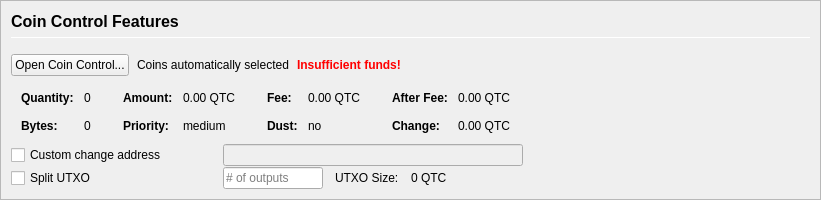
         <widget class="QFrame" name="frameCoinControl">
          <property name="sizePolicy">
           <sizepolicy hsizetype="Expanding" vsizetype="Expanding">
            <horstretch>0</horstretch>
            <verstretch>0</verstretch>
           </sizepolicy>
          </property>
          <property name="maximumSize">
           <size>
            <width>16777215</width>
            <height>16777215</height>
           </size>
          </property>
          <property name="frameShape">
           <enum>QFrame::StyledPanel</enum>
          </property>
          <property name="frameShadow">
           <enum>QFrame::Sunken</enum>
          </property>
          <layout class="QVBoxLayout" name="verticalLayoutCoinControl2">
           <property name="spacing">
            <number>0</number>
           </property>
           <property name="leftMargin">
            <number>0</number>
           </property>
           <property name="topMargin">
            <number>0</number>
           </property>
           <property name="rightMargin">
            <number>0</number>
           </property>
           <property name="bottomMargin">
            <number>0</number>
           </property>
           <item>
            <widget class="QFrame" name="frameCoinControl_BG">
             <layout class="QVBoxLayout" name="verticalLayoutCoinControl" stretch="0,0,0,0,0,0">
              <property name="spacing">
               <number>1</number>
              </property>
              <property name="leftMargin">
               <number>10</number>
              </property>
              <property name="topMargin">
               <number>10</number>
              </property>
              <item>
               <layout class="QHBoxLayout" name="horizontalLayoutCoinControl1">
                <property name="bottomMargin">
                 <number>15</number>
                </property>
                <item>
                 <layout class="QVBoxLayout" name="verticalLayout_3">
                  <property name="spacing">
                   <number>6</number>
                  </property>
                  <item>
                   <widget class="QLabel" name="labelCoinControlFeatures">
                    <property name="sizePolicy">
                     <sizepolicy hsizetype="Preferred" vsizetype="Maximum">
                      <horstretch>0</horstretch>
                      <verstretch>0</verstretch>
                     </sizepolicy>
                    </property>
                    <property name="minimumSize">
                     <size>
                      <width>0</width>
                      <height>20</height>
                     </size>
                    </property>
                    <property name="font">
                     <font>
                      <pointsize>12</pointsize>
                      <weight>75</weight>
                      <bold>true</bold>
                     </font>
                    </property>
                    <property name="styleSheet">
                     <string notr="true">font-weight:bold;</string>
                    </property>
                    <property name="text">
                     <string>Coin Control Features</string>
                    </property>
                   </widget>
                  </item>
                  <item>
                   <widget class="Line" name="line">
                    <property name="minimumSize">
                     <size>
                      <width>0</width>
                      <height>1</height>
                     </size>
                    </property>
                    <property name="maximumSize">
                     <size>
                      <width>16777215</width>
                      <height>1</height>
                     </size>
                    </property>
                    <property name="orientation">
                     <enum>Qt::Horizontal</enum>
                    </property>
                   </widget>
                  </item>
                 </layout>
                </item>
               </layout>
              </item>
              <item>
               <layout class="QHBoxLayout" name="horizontalLayoutCoinControl2" stretch="0,0,0,0">
                <property name="spacing">
                 <number>8</number>
                </property>
                <property name="bottomMargin">
                 <number>10</number>
                </property>
                <item>
                 <widget class="QPushButton" name="pushButtonCoinControl">
                  <property name="styleSheet">
                   <string notr="true"/>
                  </property>
                  <property name="text">
                   <string>Open Coin Control...</string>
                  </property>
                  <property name="autoDefault">
                   <bool>false</bool>
                  </property>
                 </widget>
                </item>
                <item>
                 <widget class="QLabel" name="labelCoinControlAutomaticallySelected">
                  <property name="text">
                   <string>Coins automatically selected</string>
                  </property>
                  <property name="margin">
                   <number>5</number>
                  </property>
                 </widget>
                </item>
                <item>
                 <widget class="QLabel" name="labelCoinControlInsuffFunds">
                  <property name="font">
                   <font>
                    <weight>75</weight>
                    <bold>true</bold>
                   </font>
                  </property>
                  <property name="styleSheet">
                   <string notr="true">color:red;font-weight:bold;</string>
                  </property>
                  <property name="text">
                   <string>Insufficient funds!</string>
                  </property>
                  <property name="margin">
                   <number>5</number>
                  </property>
                 </widget>
                </item>
                <item>
                 <spacer name="horizontalSpacerCoinControl">
                  <property name="orientation">
                   <enum>Qt::Horizontal</enum>
                  </property>
                  <property name="sizeHint" stdset="0">
                   <size>
                    <width>40</width>
                    <height>1</height>
                   </size>
                  </property>
                 </spacer>
                </item>
               </layout>
              </item>
              <item>
               <widget class="QWidget" name="widgetCoinControl" native="true">
                <property name="sizePolicy">
                 <sizepolicy hsizetype="Preferred" vsizetype="Preferred">
                  <horstretch>0</horstretch>
                  <verstretch>0</verstretch>
                 </sizepolicy>
                </property>
                <property name="minimumSize">
                 <size>
                  <width>0</width>
                  <height>0</height>
                 </size>
                </property>
                <property name="styleSheet">
                 <string notr="true"/>
                </property>
                <layout class="QHBoxLayout" name="horizontalLayoutCoinControl5">
                 <property name="leftMargin">
                  <number>0</number>
                 </property>
                 <property name="topMargin">
                  <number>0</number>
                 </property>
                 <property name="rightMargin">
                  <number>0</number>
                 </property>
                 <property name="bottomMargin">
                  <number>0</number>
                 </property>
                 <item>
                  <layout class="QHBoxLayout" name="horizontalLayoutCoinControl3" stretch="0,0,0,1">
                   <property name="spacing">
                    <number>20</number>
                   </property>
                   <property name="topMargin">
                    <number>0</number>
                   </property>
                   <property name="bottomMargin">
                    <number>10</number>
                   </property>
                   <item>
                    <layout class="QFormLayout" name="formLayoutCoinControl1">
                     <property name="horizontalSpacing">
                      <number>10</number>
                     </property>
                     <property name="verticalSpacing">
                      <number>14</number>
                     </property>
                     <property name="leftMargin">
                      <number>10</number>
                     </property>
                     <property name="topMargin">
                      <number>4</number>
                     </property>
                     <property name="rightMargin">
                      <number>6</number>
                     </property>
                     <item row="0" column="0">
                      <widget class="QLabel" name="labelCoinControlQuantityText">
                       <property name="font">
                        <font>
                         <weight>75</weight>
                         <bold>true</bold>
                        </font>
                       </property>
                       <property name="text">
                        <string>Quantity:</string>
                       </property>
                       <property name="margin">
                        <number>0</number>
                       </property>
                      </widget>
                     </item>
                     <item row="0" column="1">
                      <widget class="QLabel" name="labelCoinControlQuantity">
                       <property name="cursor">
                        <cursorShape>IBeamCursor</cursorShape>
                       </property>
                       <property name="contextMenuPolicy">
                        <enum>Qt::ActionsContextMenu</enum>
                       </property>
                       <property name="text">
                        <string notr="true">0</string>
                       </property>
                       <property name="margin">
                        <number>0</number>
                       </property>
                       <property name="textInteractionFlags">
                        <set>Qt::LinksAccessibleByMouse|Qt::TextSelectableByKeyboard|Qt::TextSelectableByMouse</set>
                       </property>
                      </widget>
                     </item>
                     <item row="1" column="0">
                      <widget class="QLabel" name="labelCoinControlBytesText">
                       <property name="font">
                        <font>
                         <weight>75</weight>
                         <bold>true</bold>
                        </font>
                       </property>
                       <property name="text">
                        <string>Bytes:</string>
                       </property>
                      </widget>
                     </item>
                     <item row="1" column="1">
                      <widget class="QLabel" name="labelCoinControlBytes">
                       <property name="cursor">
                        <cursorShape>IBeamCursor</cursorShape>
                       </property>
                       <property name="contextMenuPolicy">
                        <enum>Qt::ActionsContextMenu</enum>
                       </property>
                       <property name="text">
                        <string notr="true">0</string>
                       </property>
                       <property name="textInteractionFlags">
                        <set>Qt::LinksAccessibleByMouse|Qt::TextSelectableByKeyboard|Qt::TextSelectableByMouse</set>
                       </property>
                      </widget>
                     </item>
                    </layout>
                   </item>
                   <item>
                    <layout class="QFormLayout" name="formLayoutCoinControl2">
                     <property name="horizontalSpacing">
                      <number>10</number>
                     </property>
                     <property name="verticalSpacing">
                      <number>14</number>
                     </property>
                     <property name="leftMargin">
                      <number>6</number>
                     </property>
                     <property name="topMargin">
                      <number>4</number>
                     </property>
                     <property name="rightMargin">
                      <number>6</number>
                     </property>
                     <item row="0" column="0">
                      <widget class="QLabel" name="labelCoinControlAmountText">
                       <property name="font">
                        <font>
                         <weight>75</weight>
                         <bold>true</bold>
                        </font>
                       </property>
                       <property name="text">
                        <string>Amount:</string>
                       </property>
                       <property name="margin">
                        <number>0</number>
                       </property>
                      </widget>
                     </item>
                     <item row="0" column="1">
                      <widget class="QLabel" name="labelCoinControlAmount">
                       <property name="cursor">
                        <cursorShape>IBeamCursor</cursorShape>
                       </property>
                       <property name="contextMenuPolicy">
                        <enum>Qt::ActionsContextMenu</enum>
                       </property>
                       <property name="text">
                        <string notr="true">0.00 QTC</string>
                       </property>
                       <property name="textInteractionFlags">
                        <set>Qt::LinksAccessibleByMouse|Qt::TextSelectableByKeyboard|Qt::TextSelectableByMouse</set>
                       </property>
                      </widget>
                     </item>
                     <item row="1" column="0">
                      <widget class="QLabel" name="labelCoinControlPriorityText">
                       <property name="font">
                        <font>
                         <weight>75</weight>
                         <bold>true</bold>
                        </font>
                       </property>
                       <property name="text">
                        <string>Priority:</string>
                       </property>
                      </widget>
                     </item>
                     <item row="1" column="1">
                      <widget class="QLabel" name="labelCoinControlPriority">
                       <property name="cursor">
                        <cursorShape>IBeamCursor</cursorShape>
                       </property>
                       <property name="contextMenuPolicy">
                        <enum>Qt::ActionsContextMenu</enum>
                       </property>
                       <property name="text">
                        <string>medium</string>
                       </property>
                       <property name="textInteractionFlags">
                        <set>Qt::LinksAccessibleByMouse|Qt::TextSelectableByKeyboard|Qt::TextSelectableByMouse</set>
                       </property>
                      </widget>
                     </item>
                    </layout>
                   </item>
                   <item>
                    <layout class="QFormLayout" name="formLayoutCoinControl3">
                     <property name="horizontalSpacing">
                      <number>10</number>
                     </property>
                     <property name="verticalSpacing">
                      <number>14</number>
                     </property>
                     <property name="leftMargin">
                      <number>6</number>
                     </property>
                     <property name="topMargin">
                      <number>4</number>
                     </property>
                     <property name="rightMargin">
                      <number>6</number>
                     </property>
                     <item row="0" column="0">
                      <widget class="QLabel" name="labelCoinControlFeeText">
                       <property name="font">
                        <font>
                         <weight>75</weight>
                         <bold>true</bold>
                        </font>
                       </property>
                       <property name="text">
                        <string>Fee:</string>
                       </property>
                       <property name="margin">
                        <number>0</number>
                       </property>
                      </widget>
                     </item>
                     <item row="0" column="1">
                      <widget class="QLabel" name="labelCoinControlFee">
                       <property name="cursor">
                        <cursorShape>IBeamCursor</cursorShape>
                       </property>
                       <property name="contextMenuPolicy">
                        <enum>Qt::ActionsContextMenu</enum>
                       </property>
                       <property name="text">
                        <string notr="true">0.00 QTC</string>
                       </property>
                       <property name="textInteractionFlags">
                        <set>Qt::LinksAccessibleByMouse|Qt::TextSelectableByKeyboard|Qt::TextSelectableByMouse</set>
                       </property>
                      </widget>
                     </item>
                     <item row="1" column="0">
                      <widget class="QLabel" name="labelCoinControlLowOutputText">
                       <property name="font">
                        <font>
                         <weight>75</weight>
                         <bold>true</bold>
                        </font>
                       </property>
                       <property name="text">
                        <string>Dust:</string>
                       </property>
                      </widget>
                     </item>
                     <item row="1" column="1">
                      <widget class="QLabel" name="labelCoinControlLowOutput">
                       <property name="cursor">
                        <cursorShape>IBeamCursor</cursorShape>
                       </property>
                       <property name="contextMenuPolicy">
                        <enum>Qt::ActionsContextMenu</enum>
                       </property>
                       <property name="text">
                        <string>no</string>
                       </property>
                       <property name="textInteractionFlags">
                        <set>Qt::LinksAccessibleByMouse|Qt::TextSelectableByKeyboard|Qt::TextSelectableByMouse</set>
                       </property>
                      </widget>
                     </item>
                    </layout>
                   </item>
                   <item>
                    <layout class="QFormLayout" name="formLayoutCoinControl4">
                     <property name="horizontalSpacing">
                      <number>10</number>
                     </property>
                     <property name="verticalSpacing">
                      <number>14</number>
                     </property>
                     <property name="leftMargin">
                      <number>6</number>
                     </property>
                     <property name="topMargin">
                      <number>4</number>
                     </property>
                     <property name="rightMargin">
                      <number>6</number>
                     </property>
                     <item row="0" column="0">
                      <widget class="QLabel" name="labelCoinControlAfterFeeText">
                       <property name="font">
                        <font>
                         <weight>75</weight>
                         <bold>true</bold>
                        </font>
                       </property>
                       <property name="text">
                        <string>After Fee:</string>
                       </property>
                       <property name="margin">
                        <number>0</number>
                       </property>
                      </widget>
                     </item>
                     <item row="0" column="1">
                      <widget class="QLabel" name="labelCoinControlAfterFee">
                       <property name="cursor">
                        <cursorShape>IBeamCursor</cursorShape>
                       </property>
                       <property name="contextMenuPolicy">
                        <enum>Qt::ActionsContextMenu</enum>
                       </property>
                       <property name="text">
                        <string notr="true">0.00 QTC</string>
                       </property>
                       <property name="textInteractionFlags">
                        <set>Qt::LinksAccessibleByMouse|Qt::TextSelectableByKeyboard|Qt::TextSelectableByMouse</set>
                       </property>
                      </widget>
                     </item>
                     <item row="1" column="0">
                      <widget class="QLabel" name="labelCoinControlChangeText">
                       <property name="font">
                        <font>
                         <weight>75</weight>
                         <bold>true</bold>
                        </font>
                       </property>
                       <property name="text">
                        <string>Change:</string>
                       </property>
                      </widget>
                     </item>
                     <item row="1" column="1">
                      <widget class="QLabel" name="labelCoinControlChange">
                       <property name="cursor">
                        <cursorShape>IBeamCursor</cursorShape>
                       </property>
                       <property name="contextMenuPolicy">
                        <enum>Qt::ActionsContextMenu</enum>
                       </property>
                       <property name="text">
                        <string notr="true">0.00 QTC</string>
                       </property>
                       <property name="textInteractionFlags">
                        <set>Qt::LinksAccessibleByMouse|Qt::TextSelectableByKeyboard|Qt::TextSelectableByMouse</set>
                       </property>
                      </widget>
                     </item>
                    </layout>
                   </item>
                  </layout>
                 </item>
                </layout>
               </widget>
              </item>
              <item>
               <layout class="QHBoxLayout" name="horizontalLayoutCoinControl4">
                <property name="spacing">
                 <number>12</number>
                </property>
                <property name="sizeConstraint">
                 <enum>QLayout::SetDefaultConstraint</enum>
                </property>
                <property name="topMargin">
                 <number>0</number>
                </property>
                <property name="rightMargin">
                 <number>0</number>
                </property>
                <item>
                 <widget class="QCheckBox" name="checkBoxCoinControlChange">
                  <property name="sizePolicy">
                   <sizepolicy hsizetype="Preferred" vsizetype="Preferred">
                    <horstretch>0</horstretch>
                    <verstretch>0</verstretch>
                   </sizepolicy>
                  </property>
                  <property name="minimumSize">
                   <size>
                    <width>200</width>
                    <height>0</height>
                   </size>
                  </property>
                  <property name="maximumSize">
                   <size>
                    <width>200</width>
                    <height>16777215</height>
                   </size>
                  </property>
                  <property name="toolTip">
                   <string>If this is activated, but the change address is empty or invalid, change will be sent to a newly generated address.</string>
                  </property>
                  <property name="text">
                   <string>Custom change address</string>
                  </property>
                 </widget>
                </item>
                <item>
                 <widget class="QValidatedLineEdit" name="lineEditCoinControlChange">
                  <property name="enabled">
                   <bool>false</bool>
                  </property>
                  <property name="sizePolicy">
                   <sizepolicy hsizetype="Preferred" vsizetype="Preferred">
                    <horstretch>0</horstretch>
                    <verstretch>0</verstretch>
                   </sizepolicy>
                  </property>
                  <property name="minimumSize">
                   <size>
                    <width>300</width>
                    <height>0</height>
                   </size>
                  </property>
                 </widget>
                </item>
                <item>
                 <widget class="QLabel" name="labelCoinControlChangeLabel">
                  <property name="sizePolicy">
                   <sizepolicy hsizetype="Preferred" vsizetype="Preferred">
                    <horstretch>0</horstretch>
                    <verstretch>0</verstretch>
                   </sizepolicy>
                  </property>
                  <property name="minimumSize">
                   <size>
                    <width>100</width>
                    <height>0</height>
                   </size>
                  </property>
                  <property name="text">
                   <string/>
                  </property>
                  <property name="margin">
                   <number>3</number>
                  </property>
                 </widget>
                </item>
               </layout>
              </item>
              <item>
               <layout class="QHBoxLayout" name="horizontalLayoutCoinControl6">
                <property name="spacing">
                 <number>12</number>
                </property>
                <property name="rightMargin">
                 <number>0</number>
                </property>
                <item>
                 <widget class="QCheckBox" name="splitBlockCheckBox">
                  <property name="sizePolicy">
                   <sizepolicy hsizetype="Preferred" vsizetype="Preferred">
                    <horstretch>0</horstretch>
                    <verstretch>0</verstretch>
                   </sizepolicy>
                  </property>
                  <property name="minimumSize">
                   <size>
                    <width>200</width>
                    <height>0</height>
                   </size>
                  </property>
                  <property name="maximumSize">
                   <size>
                    <width>200</width>
                    <height>16777215</height>
                   </size>
                  </property>
                  <property name="text">
                   <string>Split UTXO</string>
                  </property>
                 </widget>
                </item>
                <item>
                 <widget class="QLineEdit" name="splitBlockLineEdit">
                  <property name="sizePolicy">
                   <sizepolicy hsizetype="Preferred" vsizetype="Preferred">
                    <horstretch>50</horstretch>
                    <verstretch>0</verstretch>
                   </sizepolicy>
                  </property>
                  <property name="minimumSize">
                   <size>
                    <width>100</width>
                    <height>0</height>
                   </size>
                  </property>
                  <property name="maximumSize">
                   <size>
                    <width>100</width>
                    <height>16777215</height>
                   </size>
                  </property>
                  <property name="placeholderText">
                   <string># of outputs</string>
                  </property>
                 </widget>
                </item>
                <item>
                 <widget class="QLabel" name="labelBlockSizeText">
                  <property name="text">
                   <string>UTXO Size:</string>
                  </property>
                 </widget>
                </item>
                <item>
                 <widget class="QLabel" name="labelBlockSize">
                  <property name="text">
                   <string>0 QTC</string>
                  </property>
                 </widget>
                </item>
                <item>
                 <spacer name="horizontalSpacer_7">
                  <property name="orientation">
                   <enum>Qt::Horizontal</enum>
                  </property>
                  <property name="sizeHint" stdset="0">
                   <size>
                    <width>40</width>
                    <height>20</height>
                   </size>
                  </property>
                 </spacer>
                </item>
               </layout>
              </item>
              <item>
               <spacer name="verticalSpacerCoinControl">
                <property name="orientation">
                 <enum>Qt::Vertical</enum>
                </property>
                <property name="sizeHint" stdset="0">
                 <size>
                  <width>800</width>
                  <height>1</height>
                 </size>
                </property>
               </spacer>
              </item>
             </layout>
            </widget>
           </item>
          </layout>
         </widget>
